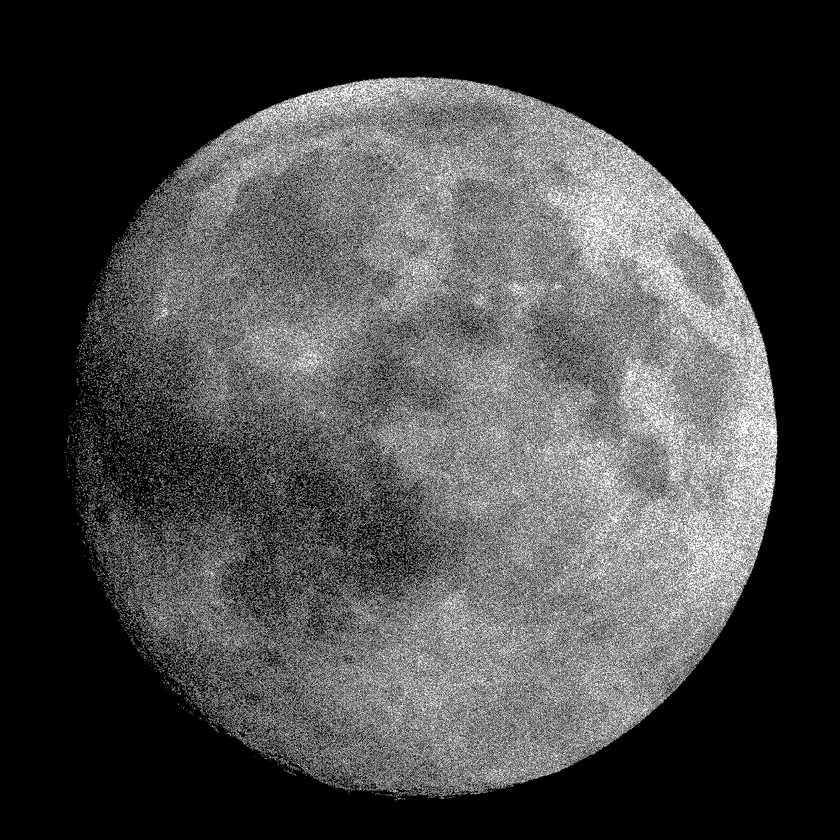
%> input picture ZPDC/lab7/Lysy-w-lipcu-losowy.gif, 840 x 840 px, shrunk from 1515 x 1515 before the run; the run also reads 1 picture not shown here
$ octave Save_to_bin.m   (GNU Octave 9; MATLAB toolbox functions it lacks are replaced by stand-ins)
%> lines starting %> are read from the running program, lines starting %| are printed output that depends on the picture
### ZPDC/lab7/write.m
function [  ] = write(A, filename )
%WRITE Summary of this function goes here
%   Detailed explanation goes here

    A_siz = size(A);
    A_siz_row = A_siz(1);
    fid = fopen(filename, 'w');  %not 'wt' !!
    for i=1:A_siz_row
        if i == A_siz_row
            fprintf(fid, '%s', A(i,:));
        else
            fprintf(fid, '%s\r\n', A(i,:));
        end
    end
    %fwrite(fid, A, '*uint8');
    fclose(fid);
end

### ZPDC/lab7/compress_and_save.m
function [ ] = compress_and_save(A, filename )
%COMPRESS Summary of this function goes here
%   Detailed explanation goes here

    A_siz = size(A);
    A_siz_row = A_siz(1);
    A_siz_cols = A_siz(2);
    fid = fopen(filename, 'w', 'native', 'UTF-8');  %not 'wt' !!
    for i=1:A_siz_row
        progress_compress = i/A_siz_row*100
        B = compress_row_uint8(A(i,:));
        % [9 lines of commented-out code are left out]

        fprintf(fid, '%s\r\n', B);
    end
    fclose(fid);
end

### ZPDC/lab7/compress_row_uint8.m
function [ Y ] = compress_row_uint8( X )
%COMPRESS_ROW Summary of this function goes here
%   Detailed explanation goes here

    %starts from zero
    counting_val = 0;
    Y = [];

    last_change_idx = 0;
    overleaf_const = 253;

    overflow_sequence = [0, 1, 0];
    %overflow_sequence = [0];
    counter = 0;
    for j = 1:length(X)
        %X(j)
        if (X(j) ~= counting_val)
            Y = [Y, skip_LF_and_CR_uint8(counter)];
            counting_val = X(j);
            last_change_idx = j;
            counter = 1;

        else
            if (counter > overleaf_const)
                Y = [Y, overflow_sequence];
                counter = counter - overleaf_const+1;
            else
                counter = counter + 1;
            end
        end
        if (j == length(X))
            Y = [Y, skip_LF_and_CR_uint8(counter)];
        end
    end
end

### ZPDC/lab7/linecount.m
function n = linecount(filename)
    n = 0;
    fid=fopen(filename, 'r', 'native', 'UTF-8');
    tline = fgetl(fid);
    while ischar(tline)
        tline = fgetl(fid);
        n = n+1;
    end
    fclose(fid);
end

### ZPDC/lab7/decompress_row_uint8.m
function [ Y ] = decompress_row_uint8( X )
%DECOMPRESS_ROW Summary of this function goes here
%   Detailed explanation goes here

    counting_val = 0;
    Y = [];

    skip_to_idx = 0;
    overflow_cnt = 0;
    overleaf_const = 253;
    overflow_sequence = [0, 1, 0];
    %overflow_sequence = [0];

    %X

    for i=1:length(X)
        %starts with 0
        if (skip_to_idx > i)
            continue
        end
        if (X(i) == 0)
            if isequal(X(i:(i+length(overflow_sequence)-1)), overflow_sequence)
                skip_to_idx = i+length(overflow_sequence);
                overflow_cnt = overflow_cnt + 1;
                continue
            end
            if (i == 1)
                counting_val = 1;
                continue
            end
        end


        if (counting_val == 0)
            tmp = zeros(unskip_LF_and_CR_uint8(X(i))+overleaf_const*overflow_cnt); tmp = tmp(1,:);
            Y = [Y, tmp];
            counting_val = 1;
            overflow_cnt = 0;
        else
            tmp = ones(unskip_LF_and_CR_uint8(X(i))+overleaf_const*overflow_cnt); tmp = tmp(1,:);
            Y = [Y, tmp];
            counting_val = 0;
            overflow_cnt = 0;
        end
    end

end

### ZPDC/lab7/read_and_decompress.m
function [ Y ] = read_and_decompress( filename )
%READ_AND_DECOMPRESS Summary of this function goes here
%   Detailed explanation goes here


    line_cnt = linecount(filename);
    fid=fopen(filename, 'r', 'native', 'UTF-8');
    tline = fgetl(fid);
    tline = double(tline)
    Y1 = decompress_row_uint8(tline);
    %Y1 = decompress_row(tline);
    i=2;
    while ~feof(fid)
        progress_decompress = i/line_cnt*100
        try
            tline = fgetl(fid);
            tline = double(tline);
            tmp = decompress_row_uint8(tline);
            %tmp = decompress_row(tline);
            tmp2 = [Y1;tmp];
            Y1 = tmp2;
            s1 = size(Y1);
            s1 = s1(1);
        catch
            i
            size_tmp_vec = size(tmp)
            length_tline = length(tline)
            tline
            input('enter to continue')
        end
        i = i + 1;
    end
    fclose(fid);
    Y = double(Y1);
    line_cnt
end

### ZPDC/lab7/unskip_LF_and_CR_uint8.m
function [ counter ] = unskip_LF_and_CR_uint8( counter )
%SKIP_LF_AND_CR_UINT8 Summary of this function goes here
%   Detailed explanation goes here
    if (counter >= 14) % CR sign
        counter = counter - 2;
    elseif (counter >= 11) % LF sign
        counter = counter - 1;
    end
end

### ZPDC/lab7/Save_to_bin.m
A1 = [ 1 1 1 1 1 0 1 0 1 0
      0 1 0 1 0 1 0 1 0 1
      1 1 1 1 1 0 1 0 1 0
      0 1 0 1 0 1 0 1 0 1
      1 1 1 1 1 0 1 0 1 0
      0 1 0 1 0 1 0 1 0 1
      1 1 1 1 1 0 1 0 1 0
      0 1 0 1 0 1 0 1 0 1 ];

A = imread('Lysy-w-lipcu-losowy.gif');
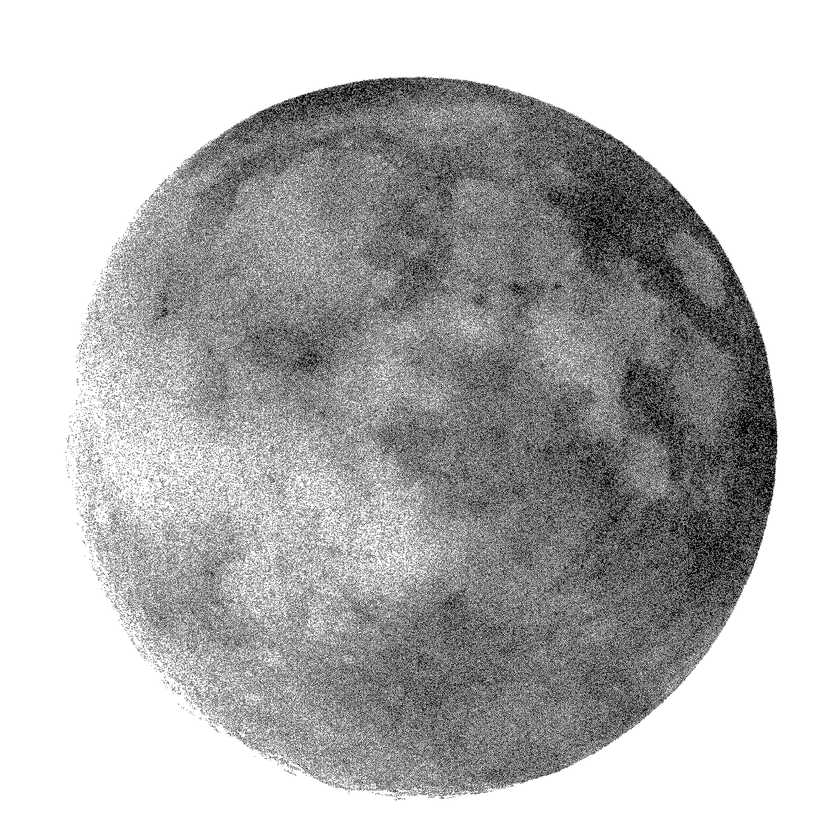
%> A: size 840x840 uint8; min 0, max 255, mean 185.2
B = imread('Lysy-w-lipcu-wzorek.gif');
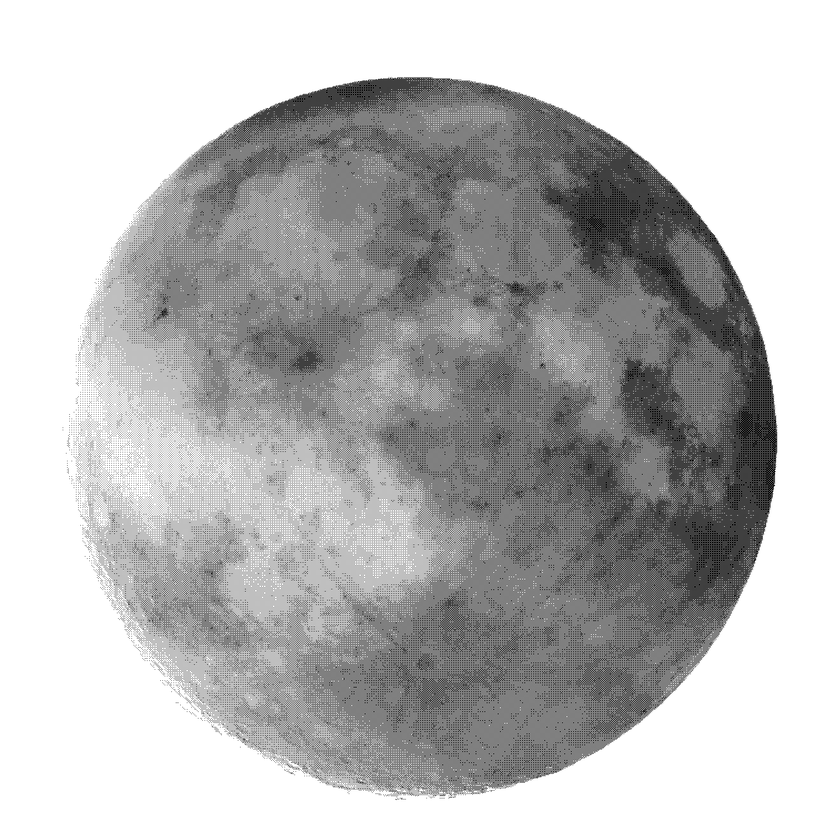
%> B: size 840x840 uint8; min 0, max 255, mean 185.4
%A= 150*A;

% write(A,filename);
% Y = read(filename);


filename = 'test_compare.txt';
write(A1,filename);
filename = 'test_compressed.txt';
compress_and_save(A1, filename);


filename = 'Lysy-w-lipcu-losowy_compare.txt';
write(A,filename);
filename = 'Lysy-w-lipcu-losowy_compressed.txt';
compress_and_save(A, filename);
YA = read_and_decompress( filename );
%> (the run ends here)
